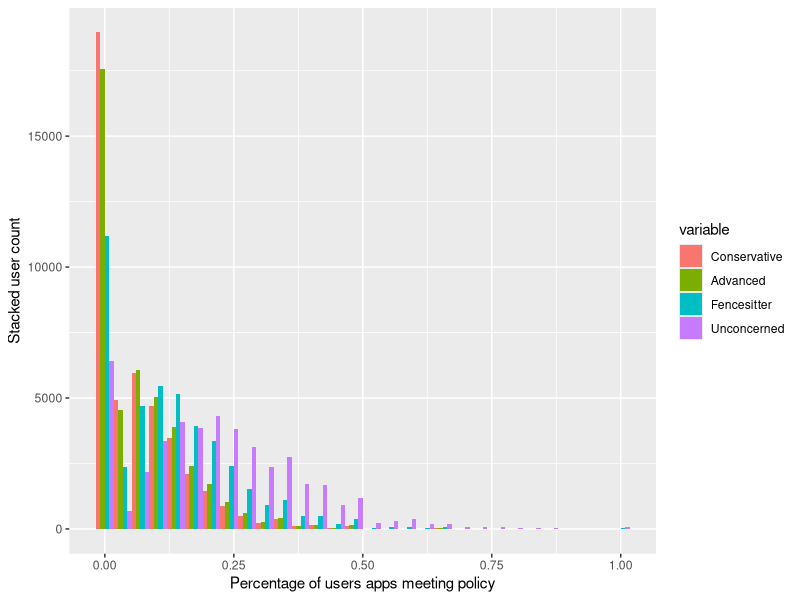
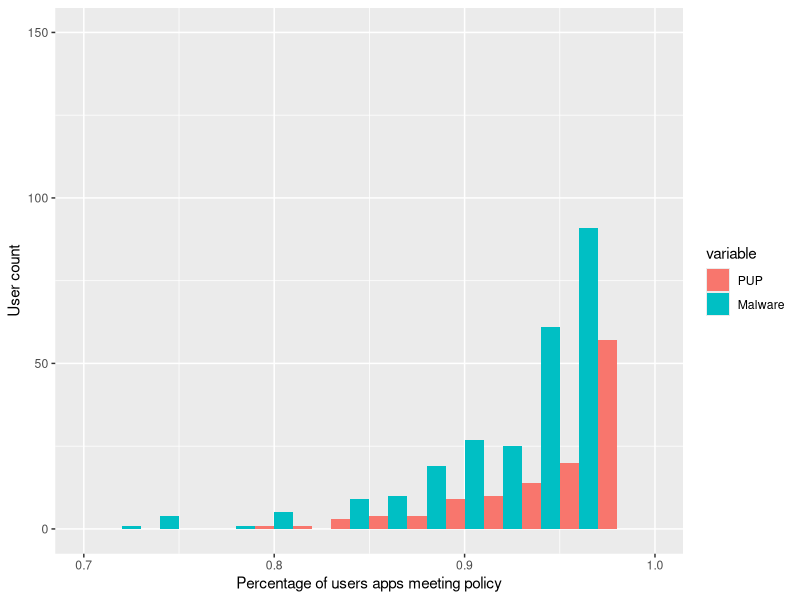

The R source for these figures, in order:
library('ggplot2')
library('reshape2')

advanced     <- read.csv('advanced.csv')
conservative <- read.csv('conservative.csv')
fencesitter  <- read.csv('fencesitter.csv')
malware      <- read.csv('malware.csv')
pus          <- read.csv('pus.csv')
unconcerned  <- read.csv('unconcerned.csv')
pup <- read.csv('pup.csv')

installs <- read.csv('user-installs.csv')

setEPS()
postscript("lin.eps", width=6, height=3)

lin <- merge(merge(merge(conservative, advanced), fencesitter), unconcerned)
lin_ <- merge(lin, installs)
lin__ <- lin_[lin_$installs > 20,]
lin___ <- lin__[,1:5]

d_lin <- melt(lin___, id.vars=c(1))
p_lin <- ggplot(d_lin, aes(x=value, fill=variable)) + geom_histogram( position="dodge")
update_labels(p_lin, list(x="Percentage of users apps meeting policy", y="Stacked user count", color="Policy"))
dev.off()

setEPS()
postscript("malware.eps", width=6, height=3)
bad <- merge(pup,malware)

bad_ <- merge(bad, installs)
bad__ <- bad_[bad_$installs > 20,]
bad___ <- bad__[,1:3]

d_bad <- melt(bad___, id.vars=c(1))
p_bad <- ggplot(d_bad, aes(x=value, fill=variable)) + geom_histogram(binwidth=0.02, position="dodge") + ylim(0,150) + xlim(0.7, 0.9999) # + scale_y_sqrt()
update_labels(p_bad, list(x="Percentage of users apps meeting policy", y="User count", color="Policy"))
dev.off()
